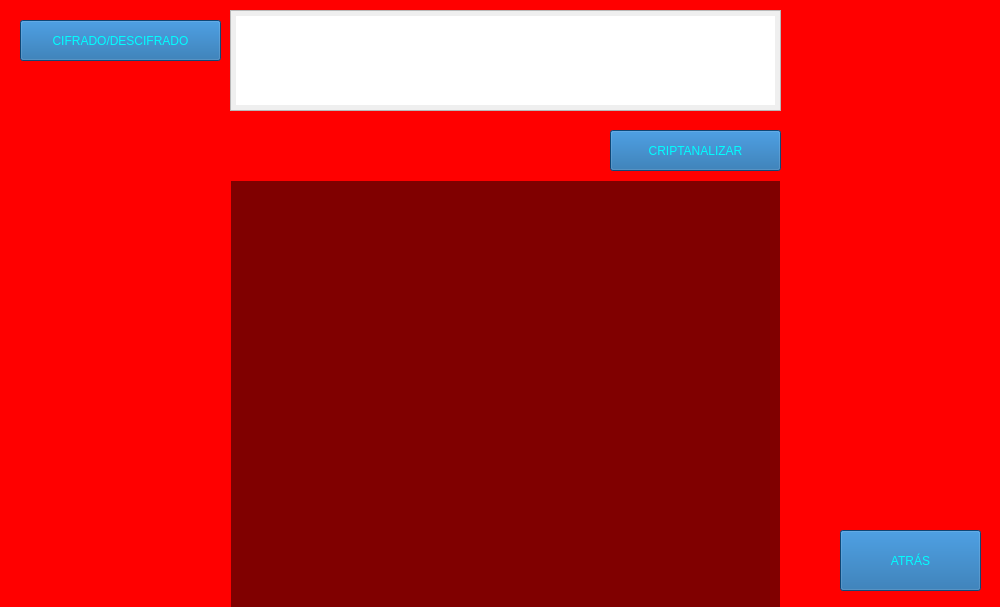
<?xml version="1.0" encoding="UTF-8"?>
<ui version="4.0">
 <class>cripDespC</class>
 <widget class="QMainWindow" name="cripDespC">
  <property name="geometry">
   <rect>
    <x>0</x>
    <y>0</y>
    <width>1000</width>
    <height>607</height>
   </rect>
  </property>
  <property name="maximumSize">
   <size>
    <width>1000</width>
    <height>613</height>
   </size>
  </property>
  <property name="windowTitle">
   <string>Criptografia Convencional</string>
  </property>
  <property name="windowIcon">
   <iconset>
    <normaloff>icono.png</normaloff>icono.png</iconset>
  </property>
  <widget class="QWidget" name="centralwidget">
   <widget class="QLabel" name="fondo">
    <property name="enabled">
     <bool>true</bool>
    </property>
    <property name="geometry">
     <rect>
      <x>0</x>
      <y>0</y>
      <width>1000</width>
      <height>615</height>
     </rect>
    </property>
    <property name="styleSheet">
     <string notr="true">background-color: #ff0000;</string>
    </property>
    <property name="text">
     <string/>
    </property>
    <property name="pixmap">
     <pixmap>Imag1.jpg</pixmap>
    </property>
    <property name="scaledContents">
     <bool>false</bool>
    </property>
   </widget>
   <widget class="QPushButton" name="criAn">
    <property name="geometry">
     <rect>
      <x>610</x>
      <y>130</y>
      <width>171</width>
      <height>41</height>
     </rect>
    </property>
    <property name="styleSheet">
     <string notr="true">background-color: rgb(21, 99, 165);
color: #00ffff;
font: 14pt &quot;Berlin Sans FB&quot;;</string>
    </property>
    <property name="text">
     <string>CRIPTANALIZAR</string>
    </property>
   </widget>
   <widget class="QTextEdit" name="caIn">
    <property name="geometry">
     <rect>
      <x>230</x>
      <y>10</y>
      <width>551</width>
      <height>101</height>
     </rect>
    </property>
    <property name="font">
     <font>
      <pointsize>10</pointsize>
     </font>
    </property>
    <property name="styleSheet">
     <string notr="true">padding: 5px 5px 5px 5px;</string>
    </property>
   </widget>
   <widget class="QPushButton" name="ciDes">
    <property name="geometry">
     <rect>
      <x>20</x>
      <y>20</y>
      <width>201</width>
      <height>41</height>
     </rect>
    </property>
    <property name="styleSheet">
     <string notr="true">background-color: rgb(21, 99, 165);
color: #00ffff;
font: 14pt &quot;Berlin Sans FB&quot;;</string>
    </property>
    <property name="text">
     <string>CIFRADO/DESCIFRADO</string>
    </property>
   </widget>
   <widget class="QPushButton" name="back">
    <property name="geometry">
     <rect>
      <x>840</x>
      <y>530</y>
      <width>141</width>
      <height>61</height>
     </rect>
    </property>
    <property name="styleSheet">
     <string notr="true">background-color: rgb(21, 99, 165);
color: #00ffff;
font: 14pt &quot;Berlin Sans FB&quot;;</string>
    </property>
    <property name="text">
     <string>ATRÁS</string>
    </property>
   </widget>
   <widget class="QScrollArea" name="scrollArea">
    <property name="geometry">
     <rect>
      <x>230</x>
      <y>180</y>
      <width>551</width>
      <height>431</height>
     </rect>
    </property>
    <property name="styleSheet">
     <string notr="true">background-color:rgba(0,0,0,0%);</string>
    </property>
    <property name="verticalScrollBarPolicy">
     <enum>Qt::ScrollBarAlwaysOff</enum>
    </property>
    <property name="widgetResizable">
     <bool>true</bool>
    </property>
    <widget class="QWidget" name="scrollAreaWidgetContents">
     <property name="geometry">
      <rect>
       <x>0</x>
       <y>0</y>
       <width>549</width>
       <height>429</height>
      </rect>
     </property>
     <property name="styleSheet">
      <string notr="true">background-color:rgba(0,0,0,0%);</string>
     </property>
     <layout class="QHBoxLayout" name="horizontalLayout">
      <property name="leftMargin">
       <number>0</number>
      </property>
      <property name="topMargin">
       <number>0</number>
      </property>
      <property name="rightMargin">
       <number>0</number>
      </property>
      <property name="bottomMargin">
       <number>0</number>
      </property>
      <item>
       <widget class="QLabel" name="caOut">
        <property name="font">
         <font>
          <pointsize>9</pointsize>
          <weight>75</weight>
          <bold>true</bold>
         </font>
        </property>
        <property name="styleSheet">
         <string notr="true">background-color:rgba(0,0,0,50%);
color:'white';
padding: 15px 15px 15px 15px;</string>
        </property>
        <property name="inputMethodHints">
         <set>Qt::ImhMultiLine</set>
        </property>
        <property name="frameShape">
         <enum>QFrame::NoFrame</enum>
        </property>
        <property name="text">
         <string/>
        </property>
        <property name="alignment">
         <set>Qt::AlignCenter</set>
        </property>
        <property name="textInteractionFlags">
         <set>Qt::LinksAccessibleByMouse|Qt::TextSelectableByKeyboard|Qt::TextSelectableByMouse</set>
        </property>
       </widget>
      </item>
     </layout>
    </widget>
   </widget>
  </widget>
 </widget>
 <resources/>
 <connections/>
</ui>
